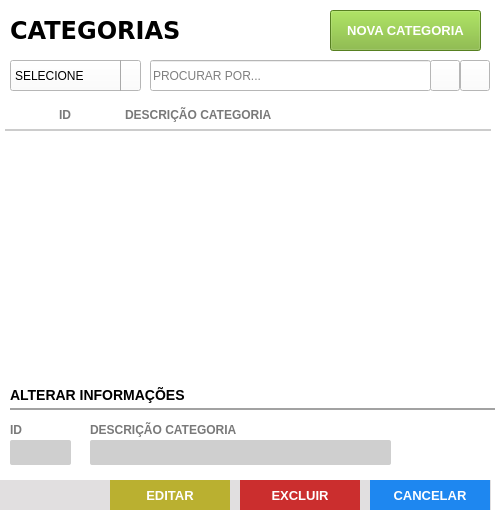
<?xml version="1.0" encoding="UTF-8"?>
<ui version="4.0">
 <class>Frame</class>
 <widget class="QFrame" name="Frame">
  <property name="geometry">
   <rect>
    <x>0</x>
    <y>0</y>
    <width>495</width>
    <height>511</height>
   </rect>
  </property>
  <property name="windowTitle">
   <string>Lista de Categorias</string>
  </property>
  <property name="styleSheet">
   <string notr="true">background: #FFF;</string>
  </property>
  <widget class="QFrame" name="fr_TituloClientes">
   <property name="geometry">
    <rect>
     <x>0</x>
     <y>0</y>
     <width>491</width>
     <height>60</height>
    </rect>
   </property>
   <property name="styleSheet">
    <string notr="true"/>
   </property>
   <widget class="QLabel" name="lb_tituloClientes_2">
    <property name="geometry">
     <rect>
      <x>10</x>
      <y>15</y>
      <width>200</width>
      <height>30</height>
     </rect>
    </property>
    <property name="font">
     <font>
      <family>DejaVu Sans</family>
      <pointsize>18</pointsize>
      <weight>75</weight>
      <bold>true</bold>
     </font>
    </property>
    <property name="styleSheet">
     <string notr="true">color: rgb(0, 0, 0)</string>
    </property>
    <property name="text">
     <string>CATEGORIAS</string>
    </property>
   </widget>
   <widget class="QPushButton" name="bt_novo">
    <property name="geometry">
     <rect>
      <x>330</x>
      <y>10</y>
      <width>151</width>
      <height>41</height>
     </rect>
    </property>
    <property name="font">
     <font>
      <family>Tahoma</family>
      <pointsize>10</pointsize>
      <weight>75</weight>
      <bold>true</bold>
     </font>
    </property>
    <property name="cursor">
     <cursorShape>PointingHandCursor</cursorShape>
    </property>
    <property name="focusPolicy">
     <enum>Qt::NoFocus</enum>
    </property>
    <property name="contextMenuPolicy">
     <enum>Qt::ActionsContextMenu</enum>
    </property>
    <property name="styleSheet">
     <string notr="true">QPushButton {
background-color: #7AB32E;
color: #FFF
 }
QPushButton:hover{
background-color: #40a286
}</string>
    </property>
    <property name="text">
     <string>NOVA CATEGORIA</string>
    </property>
    <property name="iconSize">
     <size>
      <width>75</width>
      <height>35</height>
     </size>
    </property>
   </widget>
  </widget>
  <widget class="QLineEdit" name="tx_busca_categorias">
   <property name="geometry">
    <rect>
     <x>150</x>
     <y>60</y>
     <width>281</width>
     <height>31</height>
    </rect>
   </property>
   <property name="font">
    <font>
     <family>Arial</family>
    </font>
   </property>
   <property name="focusPolicy">
    <enum>Qt::ClickFocus</enum>
   </property>
   <property name="styleSheet">
    <string notr="true">QLineEdit {
color: #000
}
</string>
   </property>
   <property name="placeholderText">
    <string>PROCURAR POR...</string>
   </property>
  </widget>
  <widget class="QPushButton" name="bt_busca_categorias">
   <property name="geometry">
    <rect>
     <x>430</x>
     <y>60</y>
     <width>30</width>
     <height>31</height>
    </rect>
   </property>
   <property name="font">
    <font>
     <family>Arial</family>
    </font>
   </property>
   <property name="cursor">
    <cursorShape>PointingHandCursor</cursorShape>
   </property>
   <property name="focusPolicy">
    <enum>Qt::NoFocus</enum>
   </property>
   <property name="contextMenuPolicy">
    <enum>Qt::NoContextMenu</enum>
   </property>
   <property name="toolTip">
    <string>BUSCAR</string>
   </property>
   <property name="text">
    <string/>
   </property>
   <property name="icon">
    <iconset>
     <normaloff>../Imagens/search.png</normaloff>../Imagens/search.png</iconset>
   </property>
  </widget>
  <widget class="QTableWidget" name="tb_categorias">
   <property name="geometry">
    <rect>
     <x>0</x>
     <y>100</y>
     <width>491</width>
     <height>261</height>
    </rect>
   </property>
   <property name="cursor" stdset="0">
    <cursorShape>PointingHandCursor</cursorShape>
   </property>
   <property name="focusPolicy">
    <enum>Qt::WheelFocus</enum>
   </property>
   <property name="styleSheet">
    <string notr="true">QTableView{
color: #797979;
font-weight: bold;
font-size: 13px;
background: #FFF;
padding: 0 0 0 5px;
}
QHeaderView:section{
background: #FFF;
padding: 5px 0 ;
font-size: 12px;
font-family: &quot;Arial&quot;;
font-weight: bold;
color: #797979;
border: none;
border-bottom: 2px solid #CCC;
text-transform: uppercase
}
QTableView::item {
border-bottom: 2px solid #CCC;
padding: 2px;
}

</string>
   </property>
   <property name="frameShape">
    <enum>QFrame::NoFrame</enum>
   </property>
   <property name="frameShadow">
    <enum>QFrame::Plain</enum>
   </property>
   <property name="autoScrollMargin">
    <number>20</number>
   </property>
   <property name="editTriggers">
    <set>QAbstractItemView::NoEditTriggers</set>
   </property>
   <property name="selectionMode">
    <enum>QAbstractItemView::NoSelection</enum>
   </property>
   <property name="selectionBehavior">
    <enum>QAbstractItemView::SelectRows</enum>
   </property>
   <property name="showGrid">
    <bool>false</bool>
   </property>
   <property name="gridStyle">
    <enum>Qt::NoPen</enum>
   </property>
   <property name="wordWrap">
    <bool>false</bool>
   </property>
   <property name="rowCount">
    <number>0</number>
   </property>
   <attribute name="horizontalHeaderDefaultSectionSize">
    <number>120</number>
   </attribute>
   <attribute name="horizontalHeaderHighlightSections">
    <bool>false</bool>
   </attribute>
   <attribute name="horizontalHeaderStretchLastSection">
    <bool>true</bool>
   </attribute>
   <attribute name="verticalHeaderVisible">
    <bool>false</bool>
   </attribute>
   <attribute name="verticalHeaderMinimumSectionSize">
    <number>20</number>
   </attribute>
   <attribute name="verticalHeaderDefaultSectionSize">
    <number>50</number>
   </attribute>
   <column>
    <property name="text">
     <string>ID</string>
    </property>
    <property name="font">
     <font>
      <family>Segoe UI</family>
      <pointsize>10</pointsize>
      <weight>75</weight>
      <bold>true</bold>
     </font>
    </property>
    <property name="background">
     <color>
      <red>0</red>
      <green>0</green>
      <blue>0</blue>
     </color>
    </property>
    <property name="foreground">
     <brush brushstyle="SolidPattern">
      <color alpha="255">
       <red>80</red>
       <green>79</green>
       <blue>79</blue>
      </color>
     </brush>
    </property>
   </column>
   <column>
    <property name="text">
     <string>DESCRIÇÃO CATEGORIA</string>
    </property>
    <property name="font">
     <font>
      <family>Segoe UI</family>
      <pointsize>10</pointsize>
      <weight>75</weight>
      <bold>true</bold>
     </font>
    </property>
    <property name="textAlignment">
     <set>AlignLeading|AlignVCenter</set>
    </property>
    <property name="foreground">
     <brush brushstyle="SolidPattern">
      <color alpha="255">
       <red>80</red>
       <green>79</green>
       <blue>79</blue>
      </color>
     </brush>
    </property>
   </column>
  </widget>
  <widget class="QLabel" name="lb_FormProdutos_6">
   <property name="geometry">
    <rect>
     <x>90</x>
     <y>420</y>
     <width>215</width>
     <height>20</height>
    </rect>
   </property>
   <property name="styleSheet">
    <string notr="true">QLabel{
font-size: 12px;
font-family: &quot;Arial Unicode MS&quot;;
font-weight: bold;
color: #797979
}</string>
   </property>
   <property name="text">
    <string>DESCRIÇÃO CATEGORIA</string>
   </property>
  </widget>
  <widget class="QLineEdit" name="tx_desc_cat">
   <property name="geometry">
    <rect>
     <x>90</x>
     <y>440</y>
     <width>301</width>
     <height>25</height>
    </rect>
   </property>
   <property name="focusPolicy">
    <enum>Qt::WheelFocus</enum>
   </property>
   <property name="styleSheet">
    <string notr="true">QLineEdit{
background: #CFCFCF;
border-radius: 2px;
color: #000;
padding-left: 3px;
font: 13px &quot;Arial&quot; 
}
QLineEdit:Focus {
border: 1px solid red;
}</string>
   </property>
   <property name="placeholderText">
    <string/>
   </property>
  </widget>
  <widget class="QFrame" name="fr_botoes">
   <property name="geometry">
    <rect>
     <x>-180</x>
     <y>480</y>
     <width>671</width>
     <height>30</height>
    </rect>
   </property>
   <property name="styleSheet">
    <string notr="true">background:#E1DFE0;
border: none;</string>
   </property>
   <widget class="QPushButton" name="bt_cancelar">
    <property name="geometry">
     <rect>
      <x>550</x>
      <y>0</y>
      <width>120</width>
      <height>30</height>
     </rect>
    </property>
    <property name="font">
     <font>
      <pointsize>10</pointsize>
      <weight>75</weight>
      <bold>true</bold>
     </font>
    </property>
    <property name="cursor">
     <cursorShape>PointingHandCursor</cursorShape>
    </property>
    <property name="focusPolicy">
     <enum>Qt::NoFocus</enum>
    </property>
    <property name="contextMenuPolicy">
     <enum>Qt::ActionsContextMenu</enum>
    </property>
    <property name="styleSheet">
     <string notr="true">QPushButton {
background-color: #1E87F0;
color: #FFF
 }
QPushButton:hover{
background-color: #40a286
}</string>
    </property>
    <property name="text">
     <string>CANCELAR</string>
    </property>
    <property name="iconSize">
     <size>
      <width>75</width>
      <height>35</height>
     </size>
    </property>
   </widget>
   <widget class="QPushButton" name="bt_salvar">
    <property name="geometry">
     <rect>
      <x>290</x>
      <y>0</y>
      <width>120</width>
      <height>30</height>
     </rect>
    </property>
    <property name="font">
     <font>
      <family>Tahoma</family>
      <pointsize>10</pointsize>
      <weight>75</weight>
      <bold>true</bold>
     </font>
    </property>
    <property name="cursor">
     <cursorShape>PointingHandCursor</cursorShape>
    </property>
    <property name="focusPolicy">
     <enum>Qt::NoFocus</enum>
    </property>
    <property name="contextMenuPolicy">
     <enum>Qt::ActionsContextMenu</enum>
    </property>
    <property name="styleSheet">
     <string notr="true">QPushButton {
	background-color: rgb(186, 176, 48);
color: #FFF
 }
QPushButton:hover{
	background-color: rgb(217, 202, 49);
}</string>
    </property>
    <property name="text">
     <string>EDITAR</string>
    </property>
    <property name="iconSize">
     <size>
      <width>75</width>
      <height>35</height>
     </size>
    </property>
   </widget>
   <widget class="QPushButton" name="bt_excluir">
    <property name="geometry">
     <rect>
      <x>420</x>
      <y>0</y>
      <width>120</width>
      <height>30</height>
     </rect>
    </property>
    <property name="font">
     <font>
      <family>Tahoma</family>
      <pointsize>10</pointsize>
      <weight>75</weight>
      <bold>true</bold>
     </font>
    </property>
    <property name="cursor">
     <cursorShape>PointingHandCursor</cursorShape>
    </property>
    <property name="focusPolicy">
     <enum>Qt::NoFocus</enum>
    </property>
    <property name="contextMenuPolicy">
     <enum>Qt::ActionsContextMenu</enum>
    </property>
    <property name="styleSheet">
     <string notr="true">QPushButton {
	background-color: rgb(203, 46, 46);
color: #FFF
 }
QPushButton:hover{
	background-color: rgb(253, 99, 99);
}</string>
    </property>
    <property name="text">
     <string>EXCLUIR</string>
    </property>
    <property name="iconSize">
     <size>
      <width>75</width>
      <height>35</height>
     </size>
    </property>
   </widget>
  </widget>
  <widget class="QComboBox" name="cb_categoria">
   <property name="geometry">
    <rect>
     <x>10</x>
     <y>60</y>
     <width>131</width>
     <height>31</height>
    </rect>
   </property>
   <property name="focusPolicy">
    <enum>Qt::StrongFocus</enum>
   </property>
   <property name="styleSheet">
    <string notr="true">QComboBox{
background: #fff;
color: #000;
font: 13px &quot;Arial&quot; ;
text-transform: uppercase
}
QComboBox:Focus {
border: 1px solid red;
}
 QComboBox::drop-down {
     subcontrol-origin: padding;
     subcontrol-position: top right;
     width: 25px;
     border-left-width: 1px;
     border-left-color: darkgray;
     border-left-style: solid; /* just a single line */
     border-top-right-radius: 3px; /* same radius as the QComboBox */
     border-bottom-right-radius: 3px;
 }
QComboBox::down-arrow {
     image: url(&quot;Imagens/down.png&quot;);
 }
</string>
   </property>
   <item>
    <property name="text">
     <string>SELECIONE</string>
    </property>
   </item>
  </widget>
  <widget class="QPushButton" name="bt_refresh">
   <property name="geometry">
    <rect>
     <x>460</x>
     <y>60</y>
     <width>30</width>
     <height>31</height>
    </rect>
   </property>
   <property name="font">
    <font>
     <family>Arial</family>
    </font>
   </property>
   <property name="cursor">
    <cursorShape>PointingHandCursor</cursorShape>
   </property>
   <property name="focusPolicy">
    <enum>Qt::NoFocus</enum>
   </property>
   <property name="contextMenuPolicy">
    <enum>Qt::NoContextMenu</enum>
   </property>
   <property name="toolTip">
    <string>ATUALIZAR TABELA</string>
   </property>
   <property name="text">
    <string/>
   </property>
   <property name="icon">
    <iconset>
     <normaloff>../Imagens/refresh.png</normaloff>../Imagens/refresh.png</iconset>
   </property>
  </widget>
  <widget class="QLineEdit" name="tx_id">
   <property name="geometry">
    <rect>
     <x>10</x>
     <y>440</y>
     <width>61</width>
     <height>25</height>
    </rect>
   </property>
   <property name="focusPolicy">
    <enum>Qt::WheelFocus</enum>
   </property>
   <property name="styleSheet">
    <string notr="true">QLineEdit{
background: #CFCFCF;
border-radius: 2px;
color: #000;
padding-left: 3px;
font: 13px &quot;Arial&quot; 
}
QLineEdit:Focus {
border: 1px solid red;
}</string>
   </property>
   <property name="text">
    <string/>
   </property>
   <property name="placeholderText">
    <string/>
   </property>
  </widget>
  <widget class="QLabel" name="lb_FormProdutos_7">
   <property name="geometry">
    <rect>
     <x>10</x>
     <y>420</y>
     <width>61</width>
     <height>20</height>
    </rect>
   </property>
   <property name="styleSheet">
    <string notr="true">QLabel{
font-size: 12px;
font-family: &quot;Arial Unicode MS&quot;;
font-weight: bold;
color: #797979
}</string>
   </property>
   <property name="text">
    <string>ID</string>
   </property>
  </widget>
  <widget class="QLabel" name="lb_FormProdutos">
   <property name="geometry">
    <rect>
     <x>10</x>
     <y>380</y>
     <width>971</width>
     <height>30</height>
    </rect>
   </property>
   <property name="styleSheet">
    <string notr="true">QLabel{
font-size: 14px;
font-family: &quot;Arial&quot;;
font-weight: bold;

border-bottom: 2px solid #A2A2A2
}</string>
   </property>
   <property name="text">
    <string>ALTERAR INFORMAÇÕES</string>
   </property>
  </widget>
 </widget>
 <resources/>
 <connections/>
</ui>
